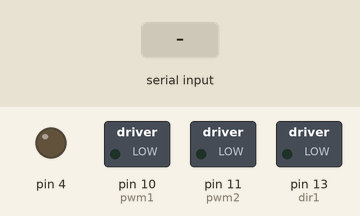
Recording of a sketch running on a simulated Arduino Uno, built with avr-gcc and run on an emulated ATmega328P. Shown: switched loads named in the sketch (green lamp = pin HIGH), output pins drawn as LEDs (lit = HIGH). The test bench sets the inputs (shaded band).

Above: at 1.2 s.
1.3 s: "r\n" received over Serial
At 2.6 s:
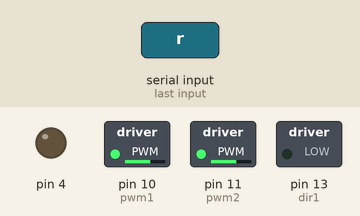
3.0 s: byte 114 ('r') received over Serial
At 3.4 s:
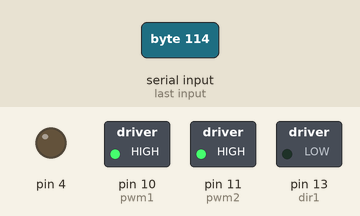
4.5 s: byte 100 ('d') received over Serial
At 5.7 s:
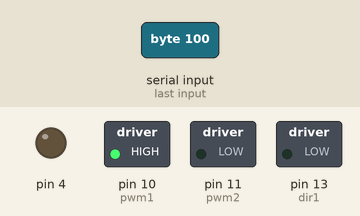
6.0 s: byte 103 ('g') received over Serial
At 6.9 s:
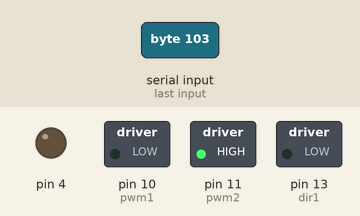
7.5 s: byte 104 ('h') received over Serial
At 8.5 s:
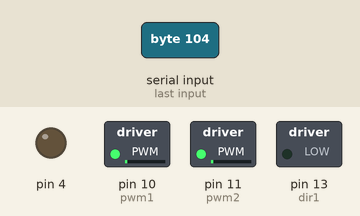
9.2 s: "f\n" received over Serial
At 9.8 s:
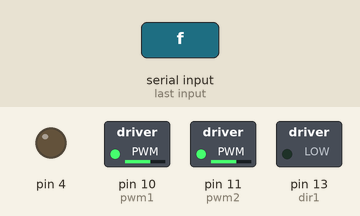
Timing chart, 0 to 11.9 s (numbered marks = the images above; inputs shaded):
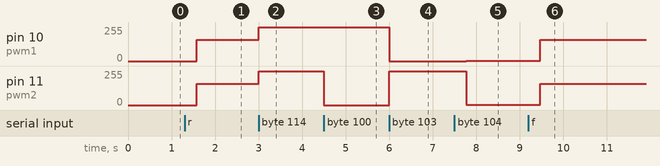

The sketch:

motor_object.ino
```cpp
#include "vehecle.h"
char k = 0;

Vehecle tank;

void setup(){
//tank.setupMotor();
Serial.begin(9600);
}

void loop(){
if( Serial.available() > 0 )
    k = Serial.read();
  switch ( k ) {
    case 'r': tank.forward(); break;
    case 'f': tank.backward(); break;
    case 'd': tank.turnLeft(); break;
    case 'g': tank.turnRight(); break;
    case 'h': tank.halt(); break;
  }
  k = 0;

}
```

vehecle.cpp
```cpp
#include "Arduino.h"
#include"vehecle.h"

Vehecle::Vehecle(int pwm1,int pwm2, int dir1, int dir2){
  pinMode(pwm1,OUTPUT);
  pinMode(pwm2,OUTPUT);
  pinMode(dir1,OUTPUT);
  pinMode(dir2,OUTPUT);
  this->m_pwm1 = pwm1;
  m_dir1 = dir1;
  m_pwm2 = pwm2;
  m_dir2 = dir2;
  setupMotor();
}
void Vehecle::setupMotor(){
  setPwmFrequency(m_pwm1,1);
  setPwmFrequency(m_pwm2,1);
}

int Vehecle::speedMotors( bool d1, bool d2,int ww){
  digitalWrite(m_pwm1,d1);
  digitalWrite(m_pwm2,d2);
  changePwms(m_pwm1,m_pwm2,w,ww);
  w=ww;
}

void Vehecle::changePwms(int pin1, int pin2 , int w1, int w2){
  if ( w1 == w2 )
    return;
  int s = w1 > w2 ? -1:1;
  int w = w1;
  while ( w != w2 ) {
    analogWrite(m_pwm1,w);
    analogWrite(m_pwm2,w);
    w += s*1;
    delayMicroseconds(100000);
  }

}
void Vehecle::setPwmFrequency(int pin, int divisor){
  byte mode;
  if(pin == 5 || pin == 6 || pin == 9 || pin == 10) {
    switch(divisor) {
      case 1: mode = 0x01; break;
      case 8: mode = 0x02; break;
      case 64: mode = 0x03; break;
      case 256: mode = 0x04; break;
      case 1024: mode = 0x05; break;
      default: return;
    }
    if(pin == 5 || pin == 6) {
      TCCR0B = TCCR0B & 0b11111000 | mode;
    } else {
      TCCR1B = TCCR1B & 0b11111000 | mode;
    }
  } else if(pin == 3 || pin == 11) {
    switch(divisor) {
      case 1: mode = 0x01; break;
      case 8: mode = 0x02; break;
      case 32: mode = 0x03; break;
      case 64: mode = 0x04; break;
      case 128: mode = 0x05; break;
      case 256: mode = 0x06; break;
      case 1024: mode = 0x07; break;
      default: return;
    }
    TCCR2B = TCCR2B & 0b11111000 | mode;
  }
}
void Vehecle::forward(){
    speedMotors(HIGH,HIGH,v);
  }
  void Vehecle::backward(){
    speedMotors(LOW,LOW,v);
  }
  void Vehecle::turnLeft(){
    speedMotors(HIGH,LOW,v);
  }
  void Vehecle::turnRight(){
    speedMotors(LOW,HIGH,v);
  }
  void Vehecle::halt(){
    speedMotors(HIGH,HIGH,0);
  }
```

vehecle.h
```cpp
#ifndef VEHECLE_H
#define VEHECLE_H
#include "Arduino.h"

class Vehecle {
  public:
    Vehecle (int pwm1 = 10, int pwm2 = 11,
             int dir1 = 13, int dir2 = 4 );
    void setupMotor();
    void setPwmFrequency(int pin, int divisor);
    void changePwms(int pin1, int pin2 , int w1, int w2);
    void forward();
    void backward();
    void turnLeft();
    void turnRight();
    void halt();
    int Vehecle::speedMotors( bool d1, bool d2,int ww);

  private:
    int w =0;
    int v = 161;
    int m_pwm1;
    int m_pwm2;
    int m_dir1;
    int m_dir2;
};

#endif
```

Measured:
- after the input at 1.3 s, pin 10 (pwm1), pin 11 (pwm2): 0/255 → 160/255 after 0.27 s
- after the input at 3.0 s, pin 10 (pwm1), pin 11 (pwm2): 160/255 → 255/255 at once
- after the input at 4.5 s, pin 11 (pwm2): 255/255 → 0/255 at once
- after the input at 6.0 s, pin 10 (pwm1): 255/255 → 0/255 at once; pin 11 (pwm2): 0/255 → 255/255 at once
- after the input at 7.5 s, pin 10 (pwm1): 0/255 → 1/255 after 0.27 s; pin 11 (pwm2): 255/255 → 1/255 after 0.27 s
- after the input at 9.2 s, pin 10 (pwm1), pin 11 (pwm2): 1/255 → 160/255 after 0.27 s
